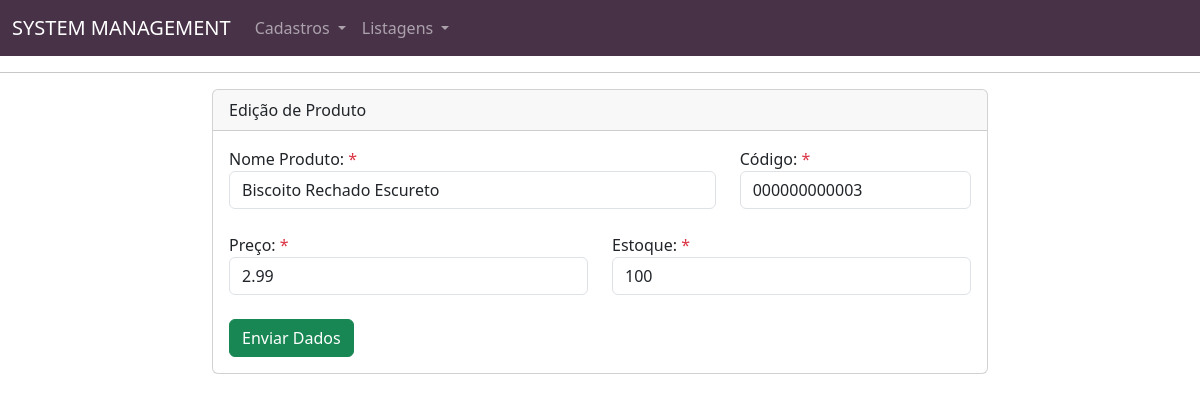
Page /EPM_03/editaProduto.php?id=3 on the committed database.
### tables this page shows
CREATE TABLE `products` (
  `id_product` int(6) NOT NULL,
  `product_name` varchar(40) DEFAULT NULL,
  `product_code` varchar(12) DEFAULT NULL,
  `product_price` float(6,2) DEFAULT NULL,
  `product_stock` int(4) DEFAULT NULL,
  `product_created_in` timestamp NOT NULL DEFAULT current_timestamp()
);

### EPM_03/functions.php (called while the page is built, shortened)
<?php
	function select($table, $fields, $filters, $extra){
		$query = "SELECT ";
		if($fields == null){
			$query .= "* ";
		}else{
			$fields = implode('`, `', $fields);
			$query .= "`$fields` ";
		}
		$query .= " FROM `$table` ";
		if($filters != null){
			$query .= " WHERE ";
			foreach ($filters as $key => $value) {
				$query .= "`$key` = '$value' AND ";
			}
			$query = substr($query, 0, -4);
		}
		if($extra != null){
			$query .= $extra;
		}
		global $conn;
		$result = mysqli_query($conn, $query) or die(mysqli_error());
		$data = [];
		while($row = mysqli_fetch_assoc($result)){
			$data[] = $row;
		}
		return $data;
	}
?>

### EPM_03/editaProduto.php (the view, shortened to what this page needs)
<?php
	require_once 'connect.php';
	require_once 'functions.php';
	if(isset($_GET['id'])){
		$filter['id_product'] = $_GET['id'];
		$product = select("products", null, $filter, " LIMIT 1")[0];
	}
?>
<!DOCTYPE html>
<html>
<head>
	<link rel="stylesheet" type="text/css" href="https://cdn.jsdelivr.net/npm/bootstrap@5.3.0-alpha1/dist/css/bootstrap.min.css">
</head>
<body>
	<?php include_once 'components/menu.php'; ?>
	<div class="container-fluid">
	  <div class="row">
	  	<div class="col-8 offset-2">
	  		<form action="editar.php" method="POST">
				<div class="card">
				  <div class="card-header">
				    Edição de Produto
				  </div>
				  <div class="card-body">
				    <div class="row">
		  				<div class="col-md-8">
		  					<label> Nome Produto: <span class="text-danger">*</span> </label><br>
							<input type="text" name="product_name" class="form-control" required placeholder="Digite o nome" value="<?=$product['product_name'];?>"><br>
		  				</div>
		  				<div class="col-md-4">
		  					<label> Código: <span class="text-danger">*</span></label><br>
							<input type="text" name="product_code" class="form-control" required placeholder="Digite o Código" maxlength="12" value="<?=$product['product_code'];?>"><br>
		  				</div>
		  				<div class="col-md-6">
		  					<label> Preço: <span class="text-danger">*</span> </label><br>
							<input type="text" name="product_price" class="form-control" required placeholder="Digite o Preço" value="<?=$product['product_price'];?>"><br>
		  				</div>
		  				<div class="col-md-6">
		  					<label> Estoque: <span class="text-danger">*</span></label><br>
							<input type="number" min=0 step=1 name="product_stock" class="form-control" required placeholder="Digite o Estoque" value="<?=$product['product_stock'];?>"><br>
		  				</div>
				    	<div class="col-md-12">
				    		<button type="submit" class="btn btn-success"> Enviar Dados </button>
				    	</div>
		  			</div>
				  </div>
				</div>
			</form>
	  	</div>
	  </div>
	</div>
</body>
</html>

### rows in the picture
products: product_name "Biscoito Rechado Escureto", product_code "000000000003", product_price "2.99", product_stock "100"
